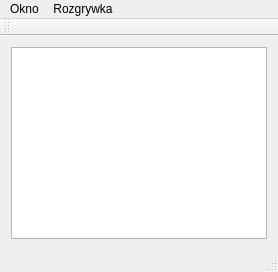
<?xml version="1.0" encoding="UTF-8"?>
<ui version="4.0">
 <class>MainWindow</class>
 <widget class="QMainWindow" name="MainWindow">
  <property name="windowTitle">
   <string>Xorgame v 1.0</string>
  </property>
  <widget class="QWidget" name="centralWidget">
   <layout class="QVBoxLayout" name="verticalLayout">
    <item>
     <widget class="QGraphicsView" name="graphicsView"/>
    </item>
   </layout>
  </widget>
  <widget class="QMenuBar" name="menuBar">
   <property name="geometry">
    <rect>
     <x>0</x>
     <y>0</y>
     <width>1250</width>
     <height>26</height>
    </rect>
   </property>
   <widget class="QMenu" name="menuXorGame_1_0">
    <property name="title">
     <string>Okno</string>
    </property>
    <addaction name="actionZamknij"/>
   </widget>
   <widget class="QMenu" name="menuRozgrywka">
    <property name="title">
     <string>Rozgrywka</string>
    </property>
    <addaction name="actionNowa"/>
    <addaction name="actionPauza"/>
   </widget>
   <addaction name="menuXorGame_1_0"/>
   <addaction name="menuRozgrywka"/>
  </widget>
  <widget class="QToolBar" name="mainToolBar">
   <attribute name="toolBarArea">
    <enum>TopToolBarArea</enum>
   </attribute>
   <attribute name="toolBarBreak">
    <bool>false</bool>
   </attribute>
  </widget>
  <widget class="QStatusBar" name="statusBar"/>
  <action name="actionNowa">
   <property name="text">
    <string>Nowa</string>
   </property>
  </action>
  <action name="actionPauza">
   <property name="text">
    <string>Pauza</string>
   </property>
  </action>
  <action name="actionZamknij">
   <property name="text">
    <string>Zamknij</string>
   </property>
  </action>
 </widget>
 <layoutdefault spacing="6" margin="11"/>
 <resources/>
 <connections/>
</ui>
